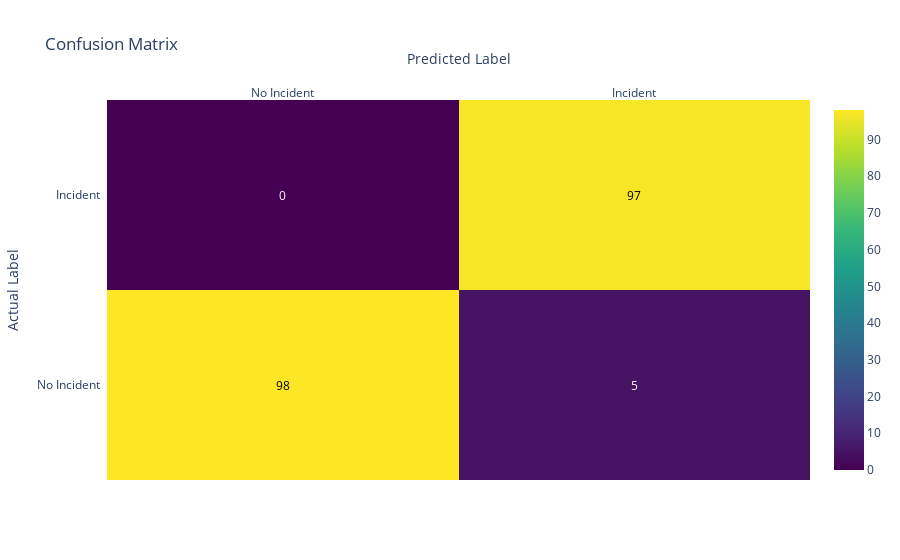

Here is the notebook cell this chart was saved with:
### Code cell
import plotly.figure_factory as ff

# annotated heatmap
fig = ff.create_annotated_heatmap(
    z=cm,
    x=class_names,  # Predicted labels
    y=class_names,  # Actual labels
    colorscale="Viridis",
    showscale=True
)

fig.update_layout(
    title="Confusion Matrix",
    xaxis=dict(title="Predicted Label"),
    yaxis=dict(title="Actual Label")
)

fig.show()

### Figure 1 — Plotly figure (JSON) as saved in the notebook; plotly's stock layout.template omitted (floating-point values rounded to 4 significant figures)
{"data": [{"colorscale": [[0, "#440154"], [0.1111, "#482878"], [0.2222, "#3e4989"], [0.3333, "#31688e"], [0.4444, "#26828e"], [0.5556, "#1f9e89"], [0.6667, "#35b779"], [0.7778, "#6ece58"], [0.8889, "#b5de2b"], [1, "#fde725"]], "reversescale": false, "showscale": true, "type": "heatmap", "x": ["No Incident", "Incident"], "y": ["No Incident", "Incident"], "z": [[98, 5], [0, 97]]}], "layout": {"annotations": [{"font": {"color": "#000000"}, "showarrow": false, "text": "98", "x": "No Incident", "xref": "x", "y": "No Incident", "yref": "y"}, {"font": {"color": "#FFFFFF"}, "showarrow": false, "text": "5", "x": "Incident", "xref": "x", "y": "No Incident", "yref": "y"}, {"font": {"color": "#FFFFFF"}, "showarrow": false, "text": "0", "x": "No Incident", "xref": "x", "y": "Incident", "yref": "y"}, {"font": {"color": "#000000"}, "showarrow": false, "text": "97", "x": "Incident", "xref": "x", "y": "Incident", "yref": "y"}], "title": {"text": "Confusion Matrix"}, "xaxis": {"dtick": 1, "gridcolor": "rgb(0, 0, 0)", "side": "top", "ticks": "", "title": {"text": "Predicted Label"}}, "yaxis": {"dtick": 1, "ticks": "", "ticksuffix": "  ", "title": {"text": "Actual Label"}}}}
